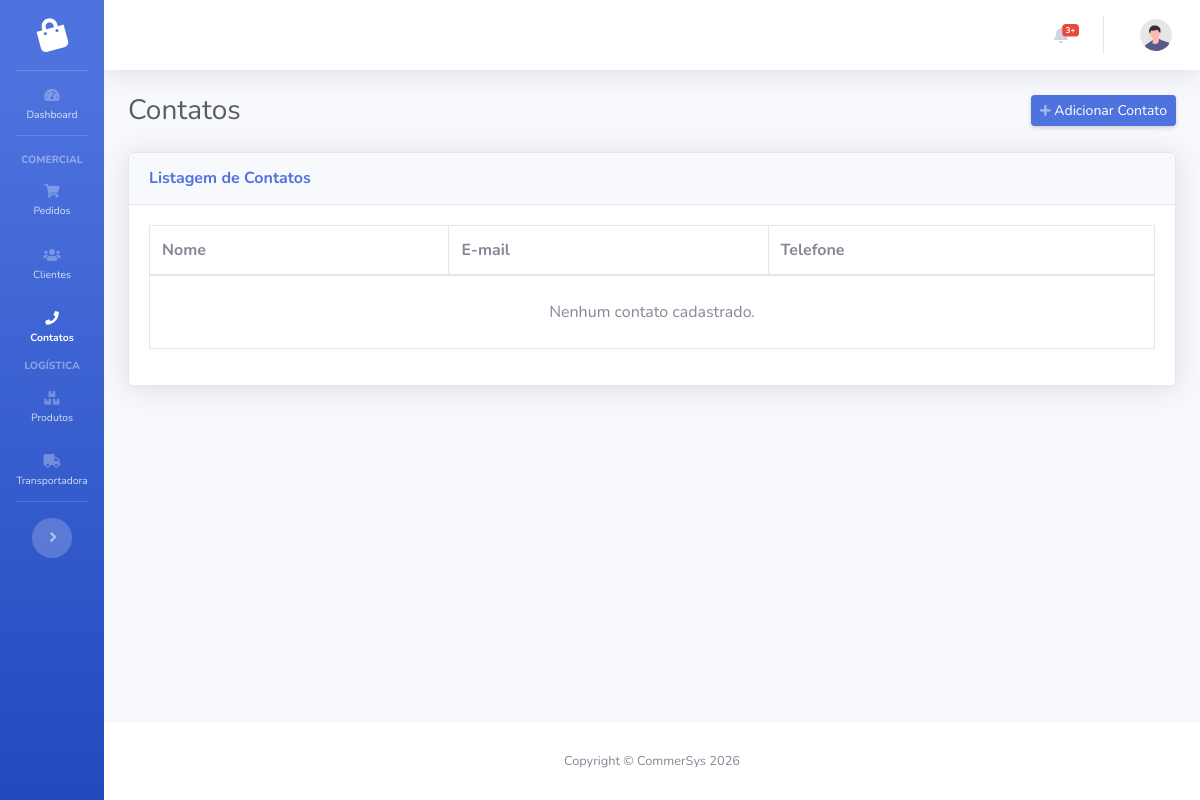
Before: /comercial/contatos/ with the older database file.
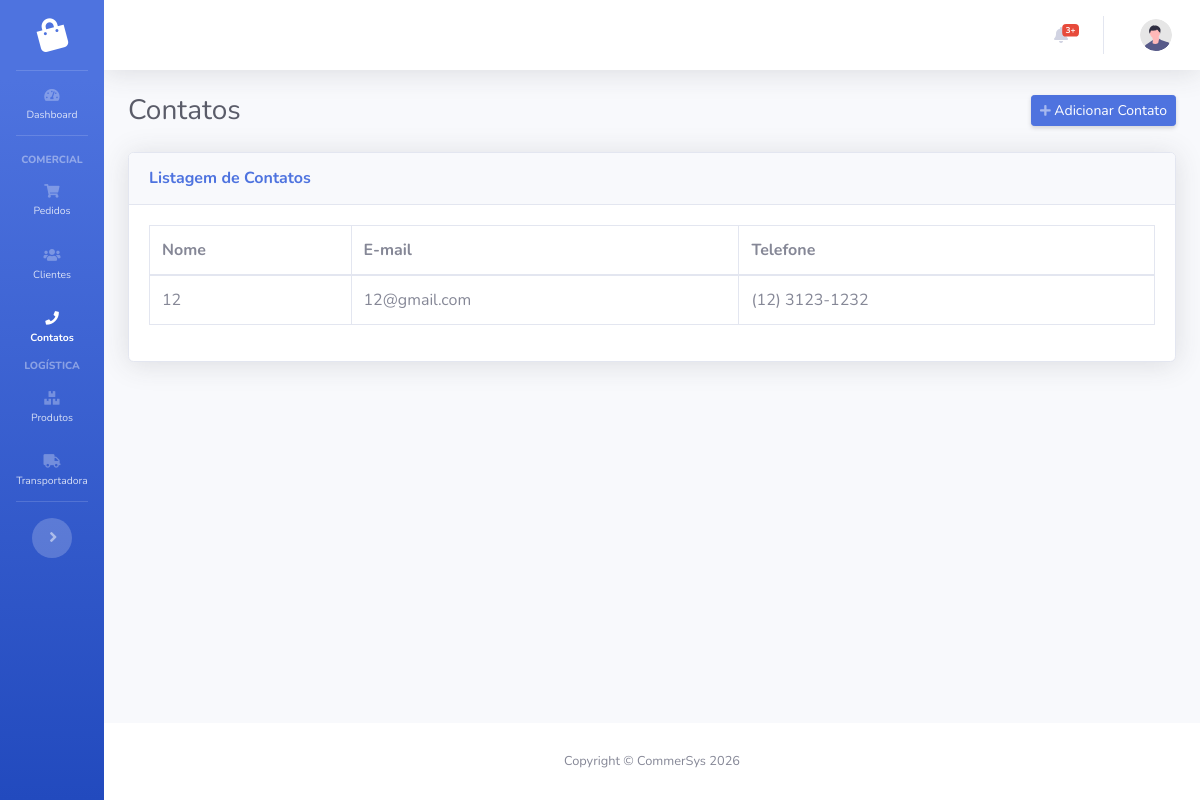
After: the same page with the newer database file.
### comercial/models.py (models this page shows, shortened)
class Contato(models.Model):
    nome = models.CharField(max_length=100)
    email = models.EmailField(max_length=254, blank=True, null=True)
    telefone = models.CharField(max_length=20, blank=True, null=True)
    created_at = models.DateTimeField(auto_now_add=True)
    updated_at = models.DateTimeField(auto_now=True)

### comercial/views.py (the view)
# urls.py: path('contatos/', views.ContatoListView.as_view(), name='contatos'),
class ContatoListView(ListView):
    model = Contato
    template_name = "comercial/contato_list.html"
    context_object_name = "contatos"

### comercial/templates/comercial/contato_list.html (shortened to what this page needs)
{% extends 'base.html' %}
{% load static %}
{% load humanize %}
{% block extra_css %}
  <link href="https://cdn.datatables.net/1.10.25/css/dataTables.bootstrap4.min.css" rel="stylesheet" />
{% endblock extra_css %}
{% block content %}
<div class="d-flex align-items-center justify-content-between mb-4">
  <h1 class="h3 mb-0 text-gray-800">Contatos</h1>
  <a href="{% url 'comercial:contato_create' %}" class="d-sm-inline-block btn btn-sm btn-primary shadow-sm">
    <i class="fas fa-plus fa-sm text-white-50"></i>
    <span class="d-none d-sm-inline"> Adicionar Contato</span>
  </a>
</div>
<div class="card shadow mb-4">
  <div class="card-header py-3">
    <h6 class="m-0 font-weight-bold text-primary">Listagem de Contatos</h6>
  </div>
  <div class="card-body">
    <div class="table-responsive">
      <table class="table table-bordered table-hover" id="dataTable" width="100%" cellspacing="0">
        <thead>
          <tr>
            <th>Nome</th>
            <th>E-mail</th>
            <th>Telefone</th>
          </tr>
        </thead>
        <tbody>
          {% for contato in contatos %}
            <tr data-bs-detail="{% url 'comercial:contato_detail' contato.id %}"
                style="cursor: pointer;">
              <td>{{ contato.nome|default_if_none:'Não inserido' }}</td>
              <td>{{ contato.email|default_if_none:'Não inserido' }}</td>
              <td>{{ contato.telefone|default_if_none:'Não inserido' }}</td>
            </tr>
          {% empty %}
            <tr>
              <td colspan="4" class="text-center text-muted py-4">
                Nenhum contato cadastrado.
              </td>
            </tr>
          {% endfor %}
        </tbody>
      </table>
    </div>
  </div>
</div>
{% endblock content %}

### templates/base.html (shortened to what this page needs)
{% load static %}
<!DOCTYPE html>
<html lang="pt-br">
  <head>
    <link
      href="https://cdnjs.cloudflare.com/ajax/libs/font-awesome/5.15.3/css/all.min.css"
      rel="stylesheet"
      type="text/css"
    />
    <link
      href="https://cdn.jsdelivr.net/npm/bootstrap@4.6.0/dist/css/bootstrap.min.css"
      rel="stylesheet"
    />
    <link href="{% static 'css/sb-admin-2.css' %}" rel="stylesheet" />
    {% block extra_css %}{% endblock %}
  </head>
  <body id="page-top" class="sidebar-toggled">
    <div id="wrapper">
      {% include 'partials/_sidebar.html' %}
      <div id="content-wrapper" class="d-flex flex-column">
        <div id="content">
          {% include 'partials/_topbar.html' %}
          <div class="container-fluid">{% block content %}{% endblock %}</div>
        </div>
        {% include 'partials/_footer.html' %}
      </div>
    </div>
  </body>
</html>

### templates/partials/_sidebar.html (shortened to what this page needs)
{% load static %}
<ul
  class="navbar-nav bg-gradient-primary sidebar sidebar-dark accordion toggled"
  id="accordionSidebar"
>
  <a
    class="sidebar-brand d-flex align-items-center justify-content-center"
    href="{% url 'index' %}"
  >
    <div class="sidebar-brand-icon rotate-n-15">
      <i class="fas fa-shopping-bag"></i>
    </div>
  </a>
  <hr class="sidebar-divider my-0" />
  <li
    class="nav-item {% if 'index' in request.resolver_match.url_name %} active {% endif %}"
  >
    <a class="nav-link" href="{% url 'index' %}">
      <i class="fas fa-fw fa-tachometer-alt"></i>
      <span>Dashboard</span></a
    >
  </li>
  <hr class="sidebar-divider" />
  <div class="sidebar-heading">Comercial</div>
  <li
    class="nav-item {% if 'pedido' in request.resolver_match.url_name %} active {% endif %}"
  >
    <a class="nav-link" href="#">
      <i class="fas fa-shopping-cart"></i>
      <span>Pedidos</span></a
    >
  </li>
  <li
    class="nav-item {% if 'cliente' in request.resolver_match.url_name %} active {% endif %}"
  >
    <a class="nav-link" href="{% url 'comercial:clientes' %}">
      <i class="fas fa-users"></i>
      <span>Clientes</span></a
    >
  </li>
  <li
    class="nav-item {% if 'contato' in request.resolver_match.url_name %} active {% endif %}"
  >
    <a class="nav-link" href="{% url 'comercial:contatos' %}">
      <i class="fas fa-phone"></i>
      <span>Contatos</span></a
    >
  </li>
  <div class="sidebar-heading">Logística</div>
  <li
    class="nav-item {% if 'produto' in request.resolver_match.url_name %} active {% endif %}"
  >
    <a class="nav-link" href="{% url 'logistica:produtos' %}">
      <i class="fas fa-boxes"></i>
      <span>Produtos</span></a
    >
  </li>
  <li
    class="nav-item {% if 'transportadora' in request.resolver_match.url_name %} active {% endif %}"
  >
    <a class="nav-link" href="{% url 'logistica:transportadoras' %}">
      <i class="fas fa-truck"></i>
      <span>Transportadora</span></a
    >
  </li>
  <hr class="sidebar-divider" />
  <div class="text-center d-none d-md-inline">
    <button class="rounded-circle border-0" id="sidebarToggle"></button>
  </div>
</ul>

### templates/partials/_topbar.html (shortened to what this page needs)
{% load static %}
<nav
  class="navbar navbar-expand navbar-light bg-white topbar mb-4 static-top shadow"
>
  <ul class="navbar-nav ml-auto">
    <li class="nav-item dropdown no-arrow mx-1">
      <a
        class="nav-link dropdown-toggle"
        href="#"
        id="alertsDropdown"
        role="button"
        data-toggle="dropdown"
        aria-haspopup="true"
        aria-expanded="false"
      >
        <i class="fas fa-bell fa-fw"></i>
        <span class="badge badge-danger badge-counter">3+</span>
      </a>
    </li>
    <li class="nav-item dropdown no-arrow">
      <a
        class="nav-link dropdown-toggle"
        href="#"
        id="userDropdown"
        role="button"
        data-toggle="dropdown"
        aria-haspopup="true"
        aria-expanded="false"
      >
        <img
          class="img-profile rounded-circle"
          src="{% static 'img/undraw_profile.svg' %}"
        />
      </a>
    </li>
  </ul>
</nav>

### templates/partials/_footer.html
<footer class="sticky-footer bg-white">
  <div class="container my-auto">
    <div class="copyright text-center my-auto">
      <span>Copyright &copy; CommerSys {% now "Y" %}</span>
    </div>
  </div>
</footer>

Changed rows visible on the page:
added Contato: nome "12", email "12@gmail.com", telefone "(12) 3123-1232"
Other visible differences:
text no longer shown: "Nenhum contato cadastrado."
